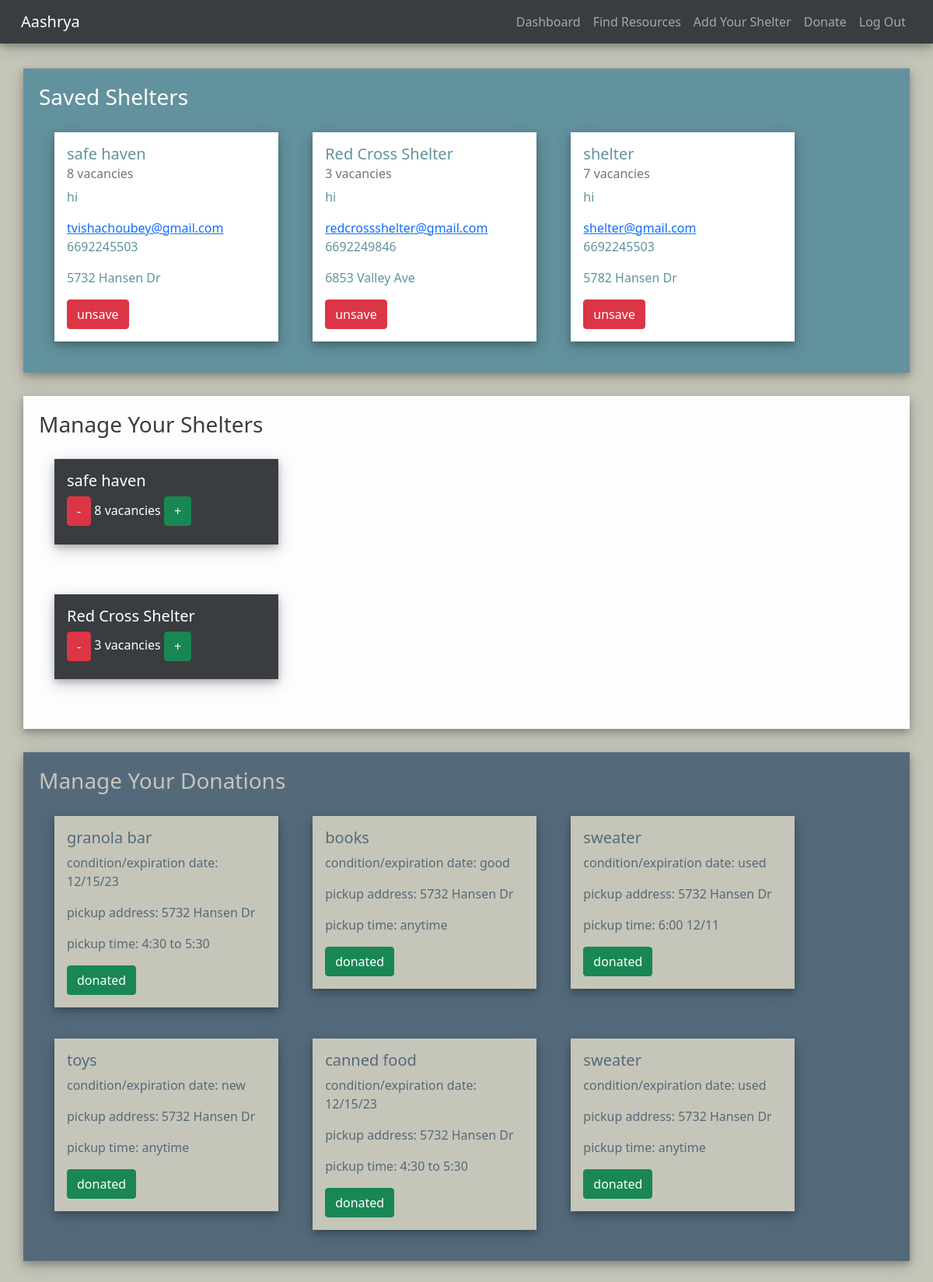
Page /project/dashboard (signed in) on the committed database.
### project/models.py (models this page shows, shortened)
class Save(models.Model):
    user = models.ForeignKey(User, on_delete=models.CASCADE, related_name="users", default='')
    Shelter = models.ForeignKey(Shelter, on_delete=models.CASCADE, related_name="shelters", default='')

class Shelter(models.Model):
    user = models.ForeignKey(User, on_delete=models.CASCADE, related_name="shelters", default='')
    name = models.CharField(max_length=60)
    email = models.CharField(max_length=30)
    phone = models.CharField(max_length=10, default='')
    address = models.CharField(max_length=60, unique=True)
    city = models.CharField(max_length=60, default='')
    vacancies = models.IntegerField(default=0)
    additional_info = models.CharField(max_length=300, blank=True)

class Donation(models.Model):
    user = models.ForeignKey(User, on_delete=models.CASCADE, related_name="donations", default='')
    item = models.CharField(max_length=30)
    address = models.CharField(max_length=60)
    city = models.CharField(max_length=60, default='')
    time_range = models.CharField(max_length=60)
    condition = models.CharField(max_length=300)

### project/views.py (the view)
# urls.py: path('dashboard', views.dashboard, name="dashboard"),
def dashboard(request):
    if not request.session.get('logged_in'):
        return redirect('/project/login')
    else:
        user = User.objects.get(username=request.session["username"])
        shelters = Shelter.objects.filter(user=user)
        donations = Donation.objects.filter(user=user)
        savedShelters = Save.objects.filter(user=user)
        context = {
            'shelters' : shelters,
            'donations' : donations,
            'savedShelters' : savedShelters
        }
        return render(request, 'dashboard.html', context)

### project/templates/dashboard.html (shortened to what this page needs)
{% extends 'main.html' %}
{% block content %}
   <div class="saves">
      <h3>Saved Shelters</h3>
    {% for save in savedShelters %}
    <div class="saveCard" style="width: 18rem; background-color: white; color: #62929E; box-shadow: 0 4px 8px 0 rgba(0, 0, 0, 0.2), 0 6px 20px 0 rgba(0, 0, 0, 0.19); margin: 20px;  display: inline-block; vertical-align: top;">
         <div class="card-body">
         <h5 class="card-title">{{save.Shelter.name}}</h5>
         <h6 class="card-subtitle mb-2 text-muted"> {{save.Shelter.vacancies}} vacancies</h6>
         <p class="card-text">{{save.Shelter.additional_info}}</p>
         <a href="{{save.Shelter.email}}" class="card-link">{{save.Shelter.email}}</a>
         <p class="card-text">{{save.Shelter.phone}}</p>
         <p class="card-text">{{save.Shelter.address}}</p>
         <form action="{% url 'unsave' %}" method="get">
            <button type="submit" class="btn btn-danger">unsave</button>
         </form>
         </div>
      </div>
    {% endfor %}
   </div>
   <div class="shelters">
      <h3>Manage Your Shelters</h3>
      <div class="cards" style="margin:auto;">
    {% for shelter in shelters %}
      <div class="shelterCard" style="width: 18rem; background-color: #393D3F; color: white; box-shadow: 0 4px 8px 0 rgba(0, 0, 0, 0.2), 0 6px 20px 0 rgba(0, 0, 0, 0.19); margin: 20px;  display: inline-block; vertical-align: top;">
         <div class="card-body">
         <h5 class="card-title">{{shelter.name}}</h5>
         <form action="{% url 'changeVacancy' %}" method="get">
            <input type="submit" class="btn btn-danger" value="-" name="operation">
            <p class="card-text" style="display: inline-block;">{{shelter.vacancies}} vacancies</p>
           <input type="submit" class="btn btn-success" value="+" name="operation">
         </form>
         </div>
      </div>
       <br>
       <br>
    {% endfor %}
   </div>
   </div>
   <div class="donations">
      <h3>Manage Your Donations</h3>
    {% for donation in donations %}
      <div class="donationCard" style="width: 18rem; background-color: #C6C5B9; color: #546A7B; box-shadow: 0 4px 8px 0 rgba(0, 0, 0, 0.2), 0 6px 20px 0 rgba(0, 0, 0, 0.19); margin: 20px;  display: inline-block; vertical-align: top;">
         <div class="card-body">
         <h5 class="card-title"> {{donation.item}}</h5>
         <p class="card-text">condition/expiration date: {{donation.condition}}</p>
         <p class="card-text">pickup address: {{donation.address}}</p>
         <p class="card-text">pickup time: {{donation.time_range}}</p>
         <form action="{% url 'donated' %}" method="get">
            <button type="submit" class="btn btn-success">donated</button>
        </form>
         </div>
      </div>
    {% endfor %}
   </div>
{% endblock %}

### project/templates/main.html (shortened to what this page needs)
{% load static %}
<!DOCTYPE html>
<html lang="en">
<head>
    <link href="https://cdn.jsdelivr.net/npm/bootstrap@5.1.3/dist/css/bootstrap.min.css" rel="stylesheet">
    <link rel="stylesheet" href="https://cdnjs.cloudflare.com/ajax/libs/font-awesome/6.1.1/css/all.min.css" />
    <link rel="stylesheet" type="text/css" href="{% static 'css/main.css' %}">
	<link href="https://cdn.jsdelivr.net/npm/bootstrap@5.0.2/dist/css/bootstrap.min.css" rel="stylesheet">
</head>
<body>
	<header>
	  <nav class="navbar navbar-expand-md navbar fixed-top navbar-dark" style="background-color: #393D3F; color: #FDFDFF;">
	    <div class="container-fluid">
	      <a class="navbar-brand" href="{% url 'home' %}">Aashrya</a>
	      <div class="collapse navbar-collapse" id="navbarCollapse" style="color: #FDFDFF;">
	        <ul class="navbar-nav ms-auto mb-2 mb-md-0">
	          <li class="nav-item">
	            <a class="nav-link" href="{% url 'dashboard' %}">Dashboard</a>
	          </li>
	          <li class="nav-item">
	            <a class="nav-link" href="{% url 'findShelter' %}">Find Resources</a>
	          </li>
	          <li class="nav-item">
	            <a class="nav-link" href="{% url 'addShelter' %}">Add Your Shelter</a>
	          </li>
			  <li class="nav-item">
	            <a class="nav-link" href="{% url 'donate' %}">Donate</a>
	          </li>
	          <li class="nav-item">
	            <a class="nav-link" href="{% url 'logout' %}">Log Out</a>
	          </li>
	        </ul>
	      </div>
	    </div>
	  </nav>
	</header>
	<main>
      <br>
      <br>
	  {% block content %}
	  {% endblock %}
	</main>
</body>
</html>

### project/static/css/main.css (style rules this page uses)
html { background-color:#C6C5B9; background-size: cover; }
.navbar { min-height: 50px; padding: 15px; box-shadow: 0 4px 8px 0 rgba(0, 0, 0, 0.2), 0 6px 20px 0 rgba(0, 0, 0, 0.19); }
main { padding-bottom: 30px; padding-top: 40px; background-color:#C6C5B9; }
.saves { box-shadow: 0 4px 8px 0 rgba(0, 0, 0, 0.2), 0 6px 20px 0 rgba(0, 0, 0, 0.19); margin: auto; background-color: #62929E; width: 95%; padding: 20px; margin-bottom: 30px; }
.saves h3 { color: white; }
.shelters { box-shadow: 0 4px 8px 0 rgba(0, 0, 0, 0.2), 0 6px 20px 0 rgba(0, 0, 0, 0.19); margin: auto; background-color: #FDFDFF; width: 95%; padding: 20px; margin-bottom: 30px; }
.shelters h3 { color: #393D3F; }
.donations { box-shadow: 0 4px 8px 0 rgba(0, 0, 0, 0.2), 0 6px 20px 0 rgba(0, 0, 0, 0.19); margin: auto; background-color: #546A7B; width: 95%; padding: 20px; }
.donations h3 { color: #C6C5B9; }

### rows in the picture
Save: Shelter.name "safe haven", Shelter.vacancies "8", Shelter.additional_info "hi", Shelter.email "tvishachoubey@gmail.com", Shelter.phone "6692245503", Shelter.address "5732 Hansen Dr"
Save: Shelter.name "Red Cross Shelter", Shelter.vacancies "3", Shelter.additional_info "hi", Shelter.email "redcrossshelter@gmail.com", Shelter.phone "6692249846", Shelter.address "6853 Valley Ave"
Save: Shelter.name "shelter", Shelter.vacancies "7", Shelter.additional_info "hi", Shelter.email "shelter@gmail.com", Shelter.phone "6692245503", Shelter.address "5782 Hansen Dr"
Shelter: name "safe haven", vacancies "8"
Shelter: name "Red Cross Shelter", vacancies "3"
Donation: item "granola bar", condition "12/15/23", address "5732 Hansen Dr", time_range "4:30 to 5:30"
Donation: item "books", condition "good", address "5732 Hansen Dr", time_range "anytime"
Donation: item "sweater", condition "used", address "5732 Hansen Dr", time_range "6:00 12/11"
Donation: item "toys", condition "new", address "5732 Hansen Dr", time_range "anytime"
Donation: item "canned food", condition "12/15/23", address "5732 Hansen Dr", time_range "4:30 to 5:30"
Donation: item "sweater", condition "used", address "5732 Hansen Dr", time_range "anytime"
